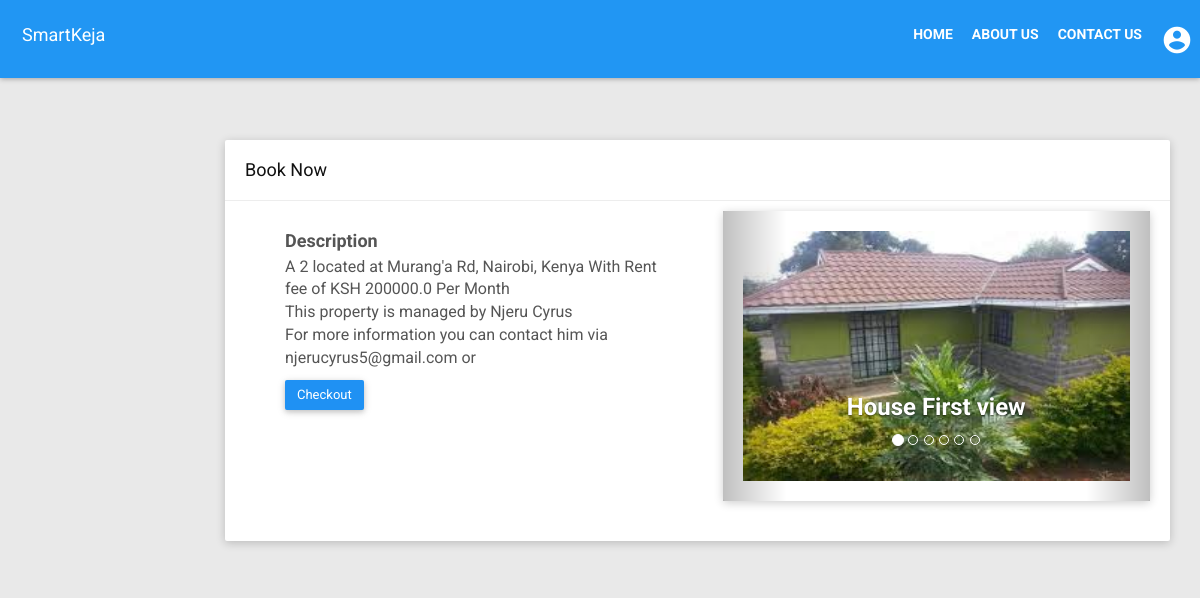
The page /houses/7/details/ on the database as committed earlier.
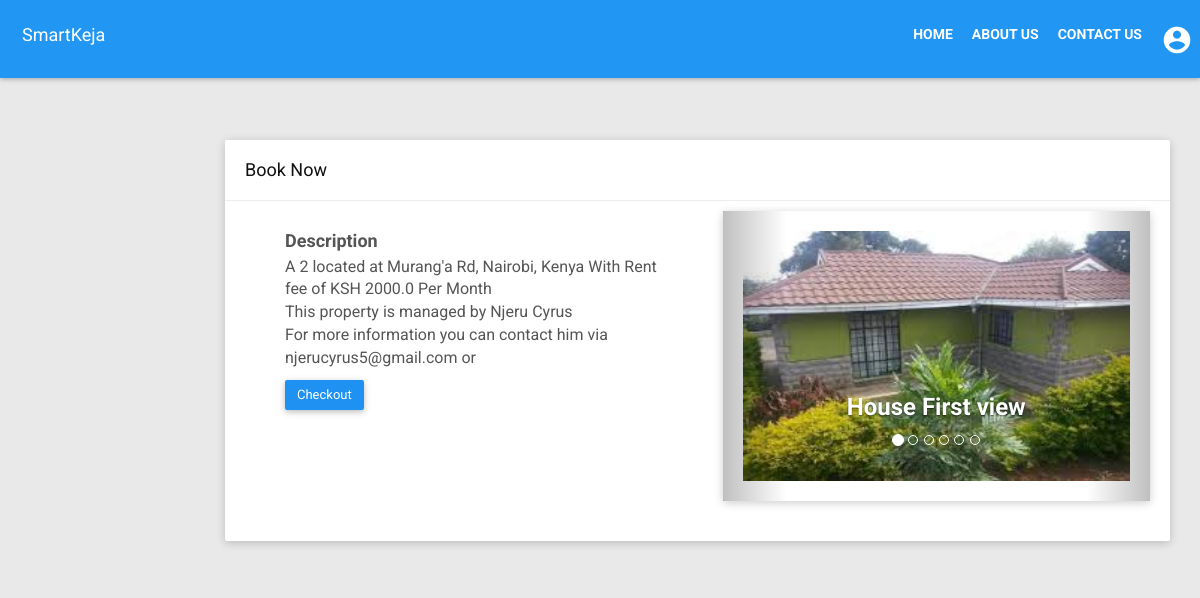
The same page on the database as committed later.
### smarthouse/models.py (models this page shows, shortened)
class House(models.Model):
    managed_by = models.ForeignKey(User)
    lat = models.FloatField()
    lng = models.FloatField()
    location = models.CharField(max_length=200)
    rent_price = models.FloatField()
    sale_price = models.FloatField()
    bedrooms = models.IntegerField()
    description = models.TextField()
    on_sale = models.BooleanField(default=False)
    is_available = models.BooleanField(default=True)
    primary_img = models.ImageField(upload_to='uploads/')
    is_published = models.BooleanField(default=False)
    date_posted = models.DateTimeField(auto_now_add=True)
    class Meta:
        ordering = ('-is_available', '-date_posted')

### smarthouse/views.py (the view)
# urls.py: url(r'^houses/(?P<pk>\d+)/details/$', views.HouseDetailView.as_view(), name='house_detail'),
class HouseDetailView(DetailView):
    model = House
    template_name = 'site/house_details.html'
    context_object_name = 'house'
    def get_context_data(self, **kwargs):
        context = super(HouseDetailView, self).get_context_data(**kwargs)
        try:
            gallery = HouseGallery.objects.get(house=get_object_or_404(House, pk=self.kwargs['pk']))
        except HouseGallery.DoesNotExist:
            gallery = None
        context['gallery'] = gallery
        return context

### smarthouse/context_processors.py (called while the page is built)
def get_account_type(request):
    account_type = ''
    phone_number = ''
    context = dict({})
    try:
        if request.user.is_authenticated:
            agent_exists = Agent.objects.filter(user=request.user)[:1].exists()
            if agent_exists:
                account_type = 'agent'
                agent = Agent.objects.get(user=request.user)
                phone_number = agent.phone_number
            if request.user.is_staff:
                account_type = "owner"
                house_owner = HouseOwner.objects.get(user=request.user)
                phone_number = house_owner.phone_number
            if not request.user.is_staff and not agent_exists:
                account_type = "client"
    except (Agent.DoesNotExist, HouseOwner.DoesNotExist):
        pass
    context['account_type'] = account_type
    context['phone_number'] = phone_number
    return context

def get_house_posts(request):
    context = dict({})
    houses = House.objects.all()
    context['house_options'] = houses
    return context

### smartkeja/templates/site/house_details.html (shortened to what the changed rows need)
{% extends 'site/base.html' %}
{% block content %}
    <div class="row clearfix">
        <div class="container-fluid">
            <div class="card">
                <div class="header">
                    <h2>
                        Book Now
                    </h2>
                </div>
                <div class="row">
                    <div class="container-fluid">
                        <div class="col-lg-12 col-md-12  col-sm-12 col-xs-12" style="margin: 10px;">
                            <div class="col-md-6">
                                <div class="body">
                                    <h4 class="media-heading">Description</h4>
                                    <p style="font-family: Roboto; font-size: 16px;">A {{ house.bedrooms }} located
                                        at {{ house.location }}
                                        {% if house.on_sale %}Going for KSH {{ house.sale_price }}
                                        {% else %}
                                            With Rent fee of KSH {{ house.rent_price }} Per Month
                                        {% endif %}
                                        <br>
                                        This property is managed by {{ house.managed_by.get_full_name }}<br>
                                        For more information you can contact him via {{ house.managed_by.email }} or
                                    </p>
                                    <a href="{% url 'smarthouse:checkout' pk=house.pk %}" class="btn btn-primary">Checkout</a>
                                </div>
                            </div>
                            <div class="col-md-6">
                                <div class="card">
                                    <div class="body">
                                        <div id="carousel-example-generic_2" class="carousel slide"
                                             data-ride="carousel">
                                            <div class="carousel-inner" role="listbox">
                                                <div class="item active">
                                                    <img src="{% if gallery.image1 %}{{ gallery.image1.url }}{% else %} {{ house.primary_img.url }} {% endif %}"/>
                                                    <div class="carousel-caption">
                                                        <h3>House First view</h3>
                                                    </div>
                                                </div>
                                            </div>
                                        </div>
                                    </div>
                                </div>
                            </div>
                        </div>
                    </div>
                </div>
            </div>
        </div>
    </div>
{% endblock %}

Rows that differ between the two databases and show on the page:
changed House "Murang'a Rd, Nairobi, Kenya": rent_price "200000.0" → "2000.0"
